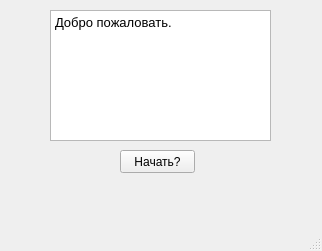
<?xml version="1.0" encoding="UTF-8"?>
<ui version="4.0">
 <class>MainWindow</class>
 <widget class="QMainWindow" name="MainWindow">
  <property name="geometry">
   <rect>
    <x>0</x>
    <y>0</y>
    <width>322</width>
    <height>251</height>
   </rect>
  </property>
  <property name="windowTitle">
   <string>MainWindow</string>
  </property>
  <widget class="QWidget" name="centralwidget">
   <widget class="QPushButton" name="pushWelcome">
    <property name="geometry">
     <rect>
      <x>120</x>
      <y>150</y>
      <width>75</width>
      <height>23</height>
     </rect>
    </property>
    <property name="text">
     <string>Начать?</string>
    </property>
   </widget>
   <widget class="QTextBrowser" name="slide_text">
    <property name="geometry">
     <rect>
      <x>50</x>
      <y>10</y>
      <width>221</width>
      <height>131</height>
     </rect>
    </property>
    <property name="html">
     <string>&lt;!DOCTYPE HTML PUBLIC &quot;-//W3C//DTD HTML 4.0//EN&quot; &quot;http://www.w3.org/TR/REC-html40/strict.dtd&quot;&gt;
&lt;html&gt;&lt;head&gt;&lt;meta name=&quot;qrichtext&quot; content=&quot;1&quot; /&gt;&lt;style type=&quot;text/css&quot;&gt;
p, li { white-space: pre-wrap; }
&lt;/style&gt;&lt;/head&gt;&lt;body style=&quot; font-family:'MS Shell Dlg 2'; font-size:8.25pt; font-weight:400; font-style:normal;&quot;&gt;
&lt;p style=&quot; margin-top:0px; margin-bottom:0px; margin-left:0px; margin-right:0px; -qt-block-indent:0; text-indent:0px;&quot;&gt;&lt;span style=&quot; font-size:10pt;&quot;&gt;Добро пожаловать.&lt;/span&gt;&lt;/p&gt;&lt;/body&gt;&lt;/html&gt;</string>
    </property>
   </widget>
  </widget>
  <widget class="QMenuBar" name="menubar">
   <property name="geometry">
    <rect>
     <x>0</x>
     <y>0</y>
     <width>322</width>
     <height>21</height>
    </rect>
   </property>
  </widget>
  <widget class="QStatusBar" name="statusbar"/>
 </widget>
 <resources/>
 <connections/>
</ui>
